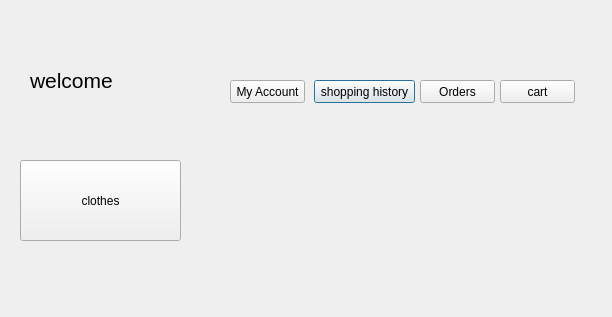
<?xml version="1.0" encoding="UTF-8"?>
<ui version="4.0">
 <class>shopp</class>
 <widget class="QDialog" name="shopp">
  <property name="geometry">
   <rect>
    <x>0</x>
    <y>0</y>
    <width>612</width>
    <height>317</height>
   </rect>
  </property>
  <property name="windowTitle">
   <string>Dialog</string>
  </property>
  <widget class="QPushButton" name="pushButton_shoppinghistory">
   <property name="geometry">
    <rect>
     <x>314</x>
     <y>80</y>
     <width>101</width>
     <height>23</height>
    </rect>
   </property>
   <property name="text">
    <string>shopping history</string>
   </property>
  </widget>
  <widget class="QPushButton" name="pushButton">
   <property name="geometry">
    <rect>
     <x>500</x>
     <y>80</y>
     <width>75</width>
     <height>23</height>
    </rect>
   </property>
   <property name="text">
    <string>cart</string>
   </property>
  </widget>
  <widget class="QPushButton" name="pushButton_clothes">
   <property name="geometry">
    <rect>
     <x>20</x>
     <y>160</y>
     <width>161</width>
     <height>81</height>
    </rect>
   </property>
   <property name="text">
    <string>clothes</string>
   </property>
  </widget>
  <widget class="QLabel" name="label">
   <property name="geometry">
    <rect>
     <x>30</x>
     <y>60</y>
     <width>161</width>
     <height>41</height>
    </rect>
   </property>
   <property name="font">
    <font>
     <pointsize>16</pointsize>
    </font>
   </property>
   <property name="text">
    <string>welcome </string>
   </property>
  </widget>
  <widget class="QPushButton" name="pushButton_acc">
   <property name="geometry">
    <rect>
     <x>230</x>
     <y>80</y>
     <width>75</width>
     <height>23</height>
    </rect>
   </property>
   <property name="text">
    <string>My Account</string>
   </property>
  </widget>
  <widget class="QPushButton" name="pushButton_orders">
   <property name="geometry">
    <rect>
     <x>420</x>
     <y>80</y>
     <width>75</width>
     <height>23</height>
    </rect>
   </property>
   <property name="text">
    <string>Orders</string>
   </property>
  </widget>
 </widget>
 <resources/>
 <connections/>
</ui>
